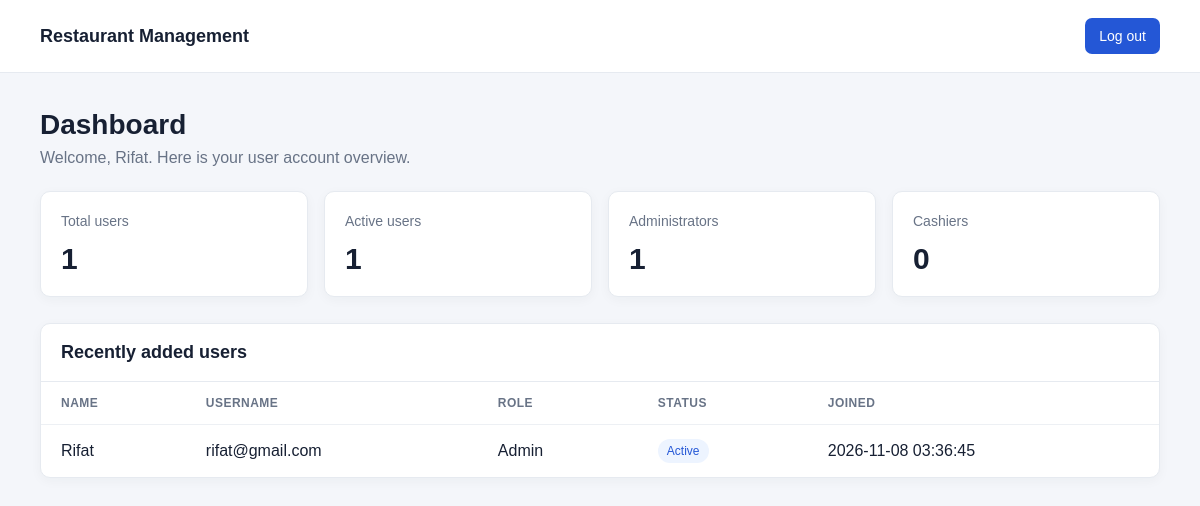
The page /Admin/dashboard.php (signed in) on the database its author committed.
### tables this page shows
CREATE TABLE `users` (
  `user_id` int NOT NULL AUTO_INCREMENT,
  `full_name` varchar(100) NOT NULL,
  `username` varchar(50) NOT NULL,
  `email` varchar(100) NOT NULL,
  `password` varchar(255) NOT NULL,
  `role` varchar(20) NOT NULL DEFAULT 'cashier',
  `status` tinyint NOT NULL DEFAULT '1',
  `created_at` timestamp NULL DEFAULT CURRENT_TIMESTAMP,
  PRIMARY KEY (`user_id`),
  UNIQUE KEY `username` (`username`),
  UNIQUE KEY `email` (`email`)
);

### Admin/dashboard.php (the view, shortened to what this page needs)
<?php
include("../includes/dbconfig.php");
function dashboard_escape($value)
{
return htmlspecialchars((string)($value ?? ''), ENT_QUOTES, 'UTF-8');
}
$summaryResult = mysqli_query(
$conn,
"SELECT
COUNT(*) AS total_users,
COALESCE(SUM(status = 1), 0) AS active_users,
COALESCE(SUM(role = 'admin'), 0) AS admin_users,
COALESCE(SUM(role = 'cashier'), 0) AS cashier_users
FROM users"
);
$summary = mysqli_fetch_assoc($summaryResult);
$usersResult = mysqli_query(
$conn,
"SELECT full_name, username, role, status, created_at
FROM users
ORDER BY user_id DESC
LIMIT 5"
);
$welcomeName = $_SESSION['full_name'] ?? $_SESSION['username'] ?? 'Admin';?>
<!DOCTYPE html>
<html lang="en">
<head>
</head>
<body>
    <header class="topbar">
        <div class="brand">Restaurant Management</div>
        <a href="../logout.php">Log out</a>
    </header>
    <main>
        <section class="heading">
            <h1>Dashboard</h1>
            <p class="muted">Welcome, <?= dashboard_escape($welcomeName) ?>. Here is your user account overview.</p>
        </section>
        <section class="cards" aria-label="User summary">
            <article class="card">
                <span class="card-label">Total users</span>
                <strong class="card-value"><?= (int)$summary['total_users'] ?></strong>
            </article>
            <article class="card">
                <span class="card-label">Active users</span>
                <strong class="card-value"><?= (int)$summary['active_users'] ?></strong>
            </article>
            <article class="card">
                <span class="card-label">Administrators</span>
                <strong class="card-value"><?= (int)$summary['admin_users'] ?></strong>
            </article>
            <article class="card">
                <span class="card-label">Cashiers</span>
                <strong class="card-value"><?= (int)$summary['cashier_users'] ?></strong>
            </article>
        </section>
        <section class="panel">
            <div class="panel-heading">
                <h2>Recently added users</h2>
            </div>
            <div class="table-wrap">
                <table>
                    <thead>
                        <tr>
                            <th>Name</th>
                            <th>Username</th>
                            <th>Role</th>
                            <th>Status</th>
                            <th>Joined</th>
                        </tr>
                    </thead>
                    <tbody>
                        <?php if (mysqli_num_rows($usersResult) > 0): ?>
                            <?php while ($user = mysqli_fetch_assoc($usersResult)): ?>
                                <tr>
                                    <td><?= dashboard_escape($user['full_name']) ?></td>
                                    <td><?= dashboard_escape($user['username']) ?></td>
                                    <td><?= dashboard_escape(ucfirst($user['role'])) ?></td>
                                    <td>
                                        <span class="badge<?= (int)$user['status'] === 1 ? '' : ' inactive' ?>">
                                            <?= (int)$user['status'] === 1 ? 'Active' : 'Inactive' ?>
                                        </span>
                                    </td>
                                    <td><?= dashboard_escape($user['created_at'] ?? '—') ?></td>
                                </tr>
                            <?php endwhile; ?>
                        <?php else: ?>
                            <tr>
                                <td class="empty" colspan="5">No users have been added yet.</td>
                            </tr>
                        <?php endif; ?>
                    </tbody>
                </table>
            </div>
        </section>
    </main>
</body>
</html>

### Admin/dashboard.php (style rules this page uses)
:root { color-scheme: light; font-family: Arial, Helvetica, sans-serif; color: #172033; background: #f4f6fa; }
* { box-sizing: border-box; }
body { margin: 0; }
.topbar { display: flex; justify-content: space-between; align-items: center; gap: 16px; padding: 18px max(24px, calc((100% - 1120px) / 2)); background: #fff; border-bottom: 1px solid #e6eaf0; }
.brand { font-size: 18px; font-weight: 700; }
.topbar a, .button { color: #fff; background: #2457d6; padding: 10px 14px; border-radius: 7px; text-decoration: none; font-size: 14px; }
main { width: min(1120px, calc(100% - 40px)); margin: 36px auto; }
.heading { margin-bottom: 24px; }
h1 { margin: 0 0 8px; font-size: 28px; }
.muted { color: #687386; margin: 0; }
.cards { display: grid; grid-template-columns: repeat(4, minmax(0, 1fr)); gap: 16px; margin-bottom: 26px; }
.card, .panel { background: #fff; border: 1px solid #e6eaf0; border-radius: 10px; box-shadow: 0 3px 12px rgba(27, 39, 61, .04); }
.card { padding: 20px; }
.card-label { color: #687386; font-size: 14px; }
.card-value { display: block; margin-top: 12px; font-size: 30px; font-weight: 700; }
.panel-heading { padding: 18px 20px; border-bottom: 1px solid #e6eaf0; }
h2 { margin: 0; font-size: 18px; }
.table-wrap { overflow-x: auto; }
table { width: 100%; border-collapse: collapse; text-align: left; }
th, td { padding: 14px 20px; border-bottom: 1px solid #edf0f4; white-space: nowrap; }
th { color: #687386; font-size: 12px; text-transform: uppercase; letter-spacing: .04em; }
tbody tr:last-child td { border-bottom: 0; }
.badge { display: inline-block; padding: 5px 9px; border-radius: 999px; background: #edf4ff; color: #2457d6; font-size: 12px; }

### rows shown on the page
users: full_name "Rifat", username "rifat@gmail.com", role "Admin", status "Active", created_at "2026-11-08 03:36:45"

### other values the page prints
dashboard_escape($welcomeName) "Rifat"
$summary['total_users'] "1"
$summary['active_users'] "1"
$summary['admin_users'] "1"
$summary['cashier_users'] "0"
